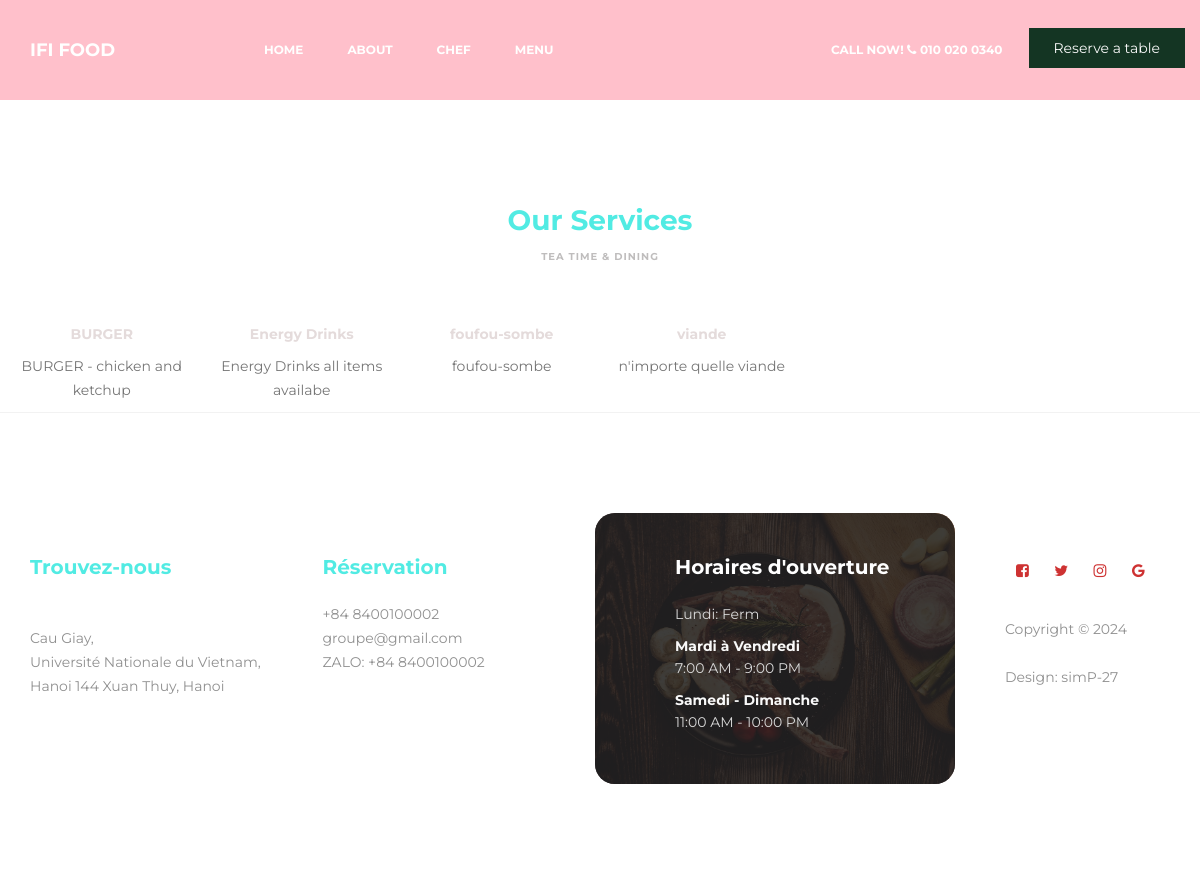
Before: /menuitems with the older database file.
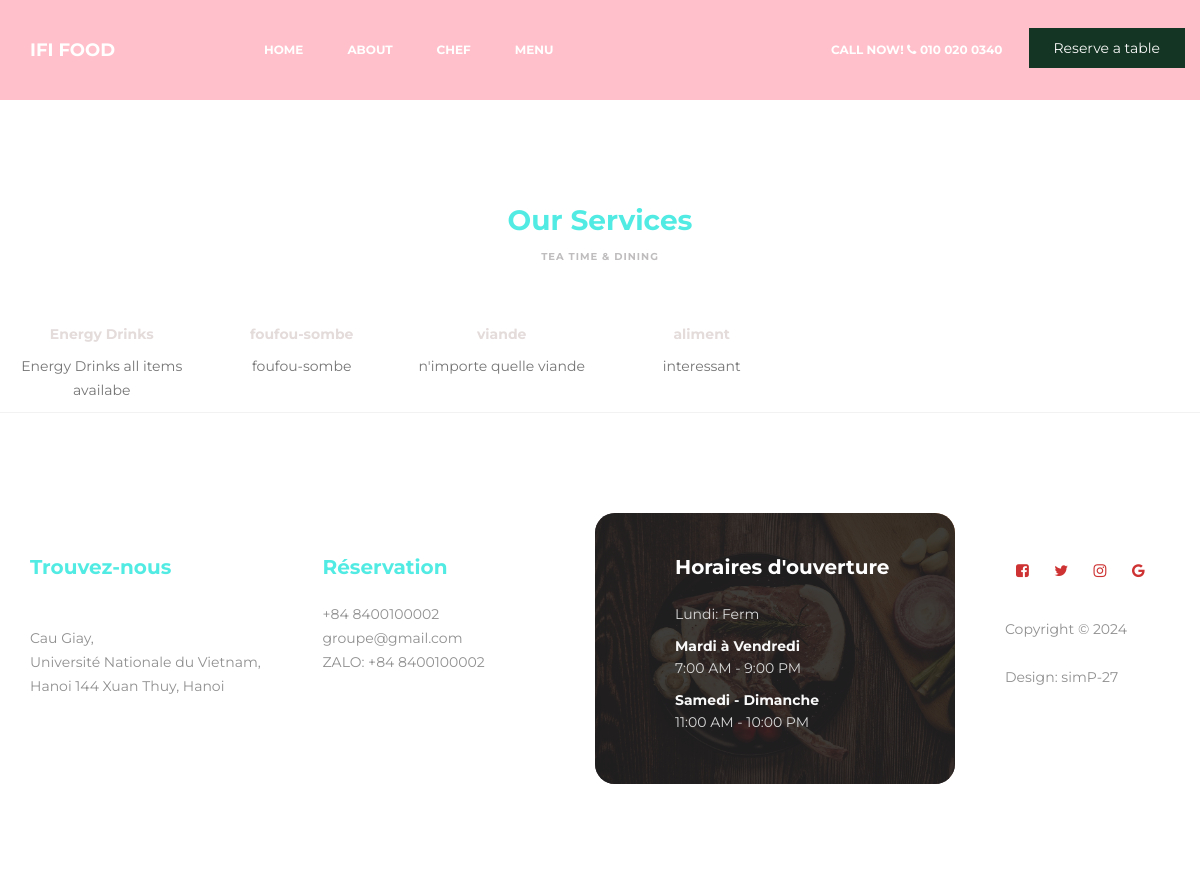
After: the same page with the newer database file.
### menu/models.py (models this page shows, shortened)
class MainMenu(models.Model):
    created_at = models.DateField(auto_now_add=True)
    posted_by = models.ForeignKey(User, on_delete=models.CASCADE)
    name = models.CharField(max_length=100, unique=True)
    title = models.CharField(max_length=255, unique=True)
    slug = models.CharField(max_length=100,unique=True)
    status = models.BooleanField(default=0)
    description = models.TextField(max_length=400)

### menu/views.py (the view)
# urls.py: path('menuitems',views.menuitems, name ='menuitems'),
def menuitems(request):
    menuitems = MenuItems.objects.all()
    menus = MainMenu.objects.all()
    data = {
        'menuitems':menuitems,
        'menus':menus
    }
    return render(request,'pages/menulist.html',data)

### menu/templates/pages/menulist.html (shortened to what this page needs)
{% extends 'master/master.html' %}
{% block content %}
{% load static %}
<section class="navbar custom-navbar navbar-fixed-top" role="navigation">
    <div class="container">
        <div class="navbar-header">
            <a href="{% url 'home' %}" class="navbar-brand">IFI FOOD</a>
        </div>
        <div class="collapse navbar-collapse">
            <ul class="nav navbar-nav navbar-nav-first">
                <li><a href="#home" class="smoothScroll">Home</a></li>
                <li><a href="#about" class="smoothScroll">About</a></li>
                <li><a href="#team" class="smoothScroll">Chef</a></li>
                <li><a href="#menu" class="smoothScroll">Menu</a></li>
            </ul>
            <ul class="nav navbar-nav navbar-right">
                <li><a href="#">Call Now! <i class="fa fa-phone"></i> 010 020 0340</a></li>
                <a href="#footer" class="section-btn">Reserve a table</a>
            </ul>
        </div>
    </div>
</section>
<section id="menu" style="background: pink">
</section>
<section id="menu" class="menulist">
    <div class="container">
        <div class="row">
            <div class="col-md-12 col-sm-12">
                <div class="section-title wow fadeInUp" data-wow-delay="0.1s">
                    <h2>Our Services </h2>
                    <h4>Tea Time &amp; Dining</h4>
                </div>
            </div>
            {% for menu in menus %}
            <div class="col-md-2 col-sm-6">
                <div class="menu-thumb">
                    <div class="card">
                        <a href="{% url 'menudetail' menu.name%}">
                            <div class="card-body">
                                <h5 class="card-title">{{menu.title}}</h5>
                                <p>{{menu.description}}</p>
                            </div>
                        </a>
                    </div>
                </div>
            </div>
            {% endfor %}
        </div>
    </div>
</section>
{% endblock %}

Changed rows visible on the page:
removed MainMenu: title "BURGER", description "BURGER - chicken and ketchup"
added MainMenu: title "aliment", description "interessant"
